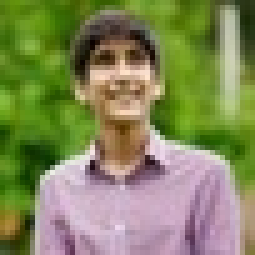
#> input picture AI2/lab1/img.jpg, 51 x 51 px, shrunk from 910 x 910 before the run (shown 5 times larger)
$ python script.py
#> lines starting #> are read from the running program, lines starting #| are printed output that depends on the picture
#> the answer given: img.jpg
#> further down, image is the input picture: shape (51, 51, 3); mean B, G, R 89.1, 135.9, 130.7
import cv2

def grayPixel(r, g, b):
	pxVal = .3 * r + .59 * g +  .11 * b
	return (pxVal, pxVal, pxVal)

def blurPixel(img, row, col):
	vals = []
	vals.append(img.item(row-1, col-1, 0))
	vals.append(2 * img.item(row-1, col, 0))
	vals.append(img.item(row-1, col+1, 0))

	vals.append(2 * img.item(row, col-1, 0))
	vals.append(4 * img.item(row, col, 0))
	vals.append(2 * img.item(row, col+1, 0))

	vals.append(img.item(row+1, col-1, 0))
	vals.append(2 * img.item(row+1, col, 0))
	vals.append(img.item(row+1, col+1, 0))

	val = sum(vals) / 16

	return (val, val, val)

def grayImage(img):
	num_rows = img.shape[0]
#> num_rows = 51
	num_cols = img.shape[1]
#> num_cols = 51

	for i in range(num_rows):
		for j in range(num_cols):
			r = img.item(i, j, 0)
			g = img.item(i, j, 1)
			b = img.item(i, j, 2)
			setPixel(img, i, j, grayPixel(r, g, b))
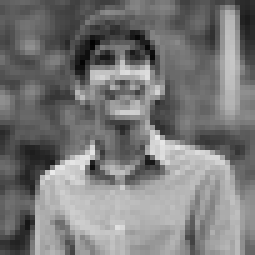
#> img: shape (51, 51, 3) (shown 5 times larger); min 1, max 234, mean 120.8
	return img

def blurImage(img):
	num_rows = img.shape[0] - 2
	num_cols = img.shape[1] - 2

	for i in range(1, num_rows):
		for j in range(1, num_cols):
			setPixel(img, i, j, blurPixel(img, i, j))
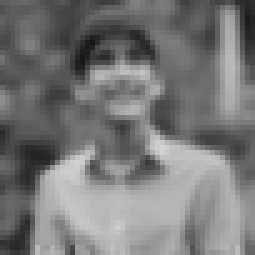
#> img: shape (51, 51, 3) (shown 5 times larger); min 22, max 210, mean 120
	return img

def setPixel(img, row, col, newPixel):
	'''
		img is cv2 image
		row, col are obvious
		newPixel is a tuple with (r, g, b) values that you want to set
		does not return anything, but changes img value
	'''
	img.itemset((row, col, 0), newPixel[0])
	img.itemset((row, col, 1), newPixel[1])
	img.itemset((row, col, 2), newPixel[2])

location = raw_input("Image location: ")
#if I want to read from URL, do that here. Until them, I treat it as a local url
image = cv2.imread(location)
cv2.imshow('color_image',image)

gray_image = grayImage(image)
cv2.imshow('gray_image',gray_image)

blur_image = blurImage(gray_image)
cv2.imshow('blur_image',blur_image)

#Escape key to exit
k = cv2.waitKey(0)
#> (key Esc is pressed here)
if k == 27:         # wait for ESC key to exit
        cv2.destroyAllWindows()
